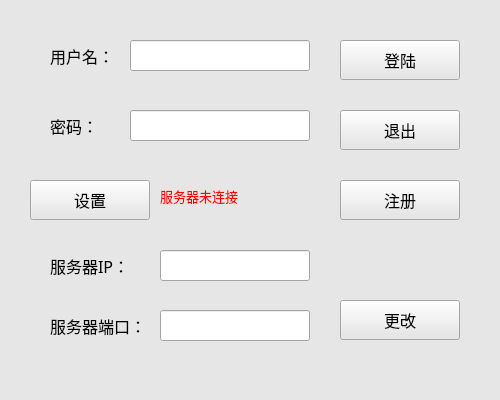
<?xml version="1.0" encoding="UTF-8"?>
<ui version="4.0">
 <class>login</class>
 <widget class="QWidget" name="login">
  <property name="geometry">
   <rect>
    <x>0</x>
    <y>0</y>
    <width>500</width>
    <height>400</height>
   </rect>
  </property>
  <property name="palette">
   <palette>
    <active>
     <colorrole role="WindowText">
      <brush brushstyle="SolidPattern">
       <color alpha="255">
        <red>0</red>
        <green>0</green>
        <blue>0</blue>
       </color>
      </brush>
     </colorrole>
     <colorrole role="Button">
      <brush brushstyle="SolidPattern">
       <color alpha="255">
        <red>230</red>
        <green>230</green>
        <blue>230</blue>
       </color>
      </brush>
     </colorrole>
     <colorrole role="Light">
      <brush brushstyle="SolidPattern">
       <color alpha="255">
        <red>255</red>
        <green>255</green>
        <blue>255</blue>
       </color>
      </brush>
     </colorrole>
     <colorrole role="Midlight">
      <brush brushstyle="SolidPattern">
       <color alpha="255">
        <red>242</red>
        <green>242</green>
        <blue>242</blue>
       </color>
      </brush>
     </colorrole>
     <colorrole role="Dark">
      <brush brushstyle="SolidPattern">
       <color alpha="255">
        <red>115</red>
        <green>115</green>
        <blue>115</blue>
       </color>
      </brush>
     </colorrole>
     <colorrole role="Mid">
      <brush brushstyle="SolidPattern">
       <color alpha="255">
        <red>153</red>
        <green>153</green>
        <blue>153</blue>
       </color>
      </brush>
     </colorrole>
     <colorrole role="Text">
      <brush brushstyle="SolidPattern">
       <color alpha="255">
        <red>0</red>
        <green>0</green>
        <blue>0</blue>
       </color>
      </brush>
     </colorrole>
     <colorrole role="BrightText">
      <brush brushstyle="SolidPattern">
       <color alpha="255">
        <red>255</red>
        <green>255</green>
        <blue>255</blue>
       </color>
      </brush>
     </colorrole>
     <colorrole role="ButtonText">
      <brush brushstyle="SolidPattern">
       <color alpha="255">
        <red>0</red>
        <green>0</green>
        <blue>0</blue>
       </color>
      </brush>
     </colorrole>
     <colorrole role="Base">
      <brush brushstyle="SolidPattern">
       <color alpha="255">
        <red>255</red>
        <green>255</green>
        <blue>255</blue>
       </color>
      </brush>
     </colorrole>
     <colorrole role="Window">
      <brush brushstyle="SolidPattern">
       <color alpha="255">
        <red>230</red>
        <green>230</green>
        <blue>230</blue>
       </color>
      </brush>
     </colorrole>
     <colorrole role="Shadow">
      <brush brushstyle="SolidPattern">
       <color alpha="255">
        <red>0</red>
        <green>0</green>
        <blue>0</blue>
       </color>
      </brush>
     </colorrole>
     <colorrole role="AlternateBase">
      <brush brushstyle="SolidPattern">
       <color alpha="255">
        <red>242</red>
        <green>242</green>
        <blue>242</blue>
       </color>
      </brush>
     </colorrole>
     <colorrole role="ToolTipBase">
      <brush brushstyle="SolidPattern">
       <color alpha="255">
        <red>255</red>
        <green>255</green>
        <blue>220</blue>
       </color>
      </brush>
     </colorrole>
     <colorrole role="ToolTipText">
      <brush brushstyle="SolidPattern">
       <color alpha="255">
        <red>0</red>
        <green>0</green>
        <blue>0</blue>
       </color>
      </brush>
     </colorrole>
     <colorrole role="PlaceholderText">
      <brush brushstyle="SolidPattern">
       <color alpha="128">
        <red>0</red>
        <green>0</green>
        <blue>0</blue>
       </color>
      </brush>
     </colorrole>
    </active>
    <inactive>
     <colorrole role="WindowText">
      <brush brushstyle="SolidPattern">
       <color alpha="255">
        <red>0</red>
        <green>0</green>
        <blue>0</blue>
       </color>
      </brush>
     </colorrole>
     <colorrole role="Button">
      <brush brushstyle="SolidPattern">
       <color alpha="255">
        <red>230</red>
        <green>230</green>
        <blue>230</blue>
       </color>
      </brush>
     </colorrole>
     <colorrole role="Light">
      <brush brushstyle="SolidPattern">
       <color alpha="255">
        <red>255</red>
        <green>255</green>
        <blue>255</blue>
       </color>
      </brush>
     </colorrole>
     <colorrole role="Midlight">
      <brush brushstyle="SolidPattern">
       <color alpha="255">
        <red>242</red>
        <green>242</green>
        <blue>242</blue>
       </color>
      </brush>
     </colorrole>
     <colorrole role="Dark">
      <brush brushstyle="SolidPattern">
       <color alpha="255">
        <red>115</red>
        <green>115</green>
        <blue>115</blue>
       </color>
      </brush>
     </colorrole>
     <colorrole role="Mid">
      <brush brushstyle="SolidPattern">
       <color alpha="255">
        <red>153</red>
        <green>153</green>
        <blue>153</blue>
       </color>
      </brush>
     </colorrole>
     <colorrole role="Text">
      <brush brushstyle="SolidPattern">
       <color alpha="255">
        <red>0</red>
        <green>0</green>
        <blue>0</blue>
       </color>
      </brush>
     </colorrole>
     <colorrole role="BrightText">
      <brush brushstyle="SolidPattern">
       <color alpha="255">
        <red>255</red>
        <green>255</green>
        <blue>255</blue>
       </color>
      </brush>
     </colorrole>
     <colorrole role="ButtonText">
      <brush brushstyle="SolidPattern">
       <color alpha="255">
        <red>0</red>
        <green>0</green>
        <blue>0</blue>
       </color>
      </brush>
     </colorrole>
     <colorrole role="Base">
      <brush brushstyle="SolidPattern">
       <color alpha="255">
        <red>255</red>
        <green>255</green>
        <blue>255</blue>
       </color>
      </brush>
     </colorrole>
     <colorrole role="Window">
      <brush brushstyle="SolidPattern">
       <color alpha="255">
        <red>230</red>
        <green>230</green>
        <blue>230</blue>
       </color>
      </brush>
     </colorrole>
     <colorrole role="Shadow">
      <brush brushstyle="SolidPattern">
       <color alpha="255">
        <red>0</red>
        <green>0</green>
        <blue>0</blue>
       </color>
      </brush>
     </colorrole>
     <colorrole role="AlternateBase">
      <brush brushstyle="SolidPattern">
       <color alpha="255">
        <red>242</red>
        <green>242</green>
        <blue>242</blue>
       </color>
      </brush>
     </colorrole>
     <colorrole role="ToolTipBase">
      <brush brushstyle="SolidPattern">
       <color alpha="255">
        <red>255</red>
        <green>255</green>
        <blue>220</blue>
       </color>
      </brush>
     </colorrole>
     <colorrole role="ToolTipText">
      <brush brushstyle="SolidPattern">
       <color alpha="255">
        <red>0</red>
        <green>0</green>
        <blue>0</blue>
       </color>
      </brush>
     </colorrole>
     <colorrole role="PlaceholderText">
      <brush brushstyle="SolidPattern">
       <color alpha="128">
        <red>0</red>
        <green>0</green>
        <blue>0</blue>
       </color>
      </brush>
     </colorrole>
    </inactive>
    <disabled>
     <colorrole role="WindowText">
      <brush brushstyle="SolidPattern">
       <color alpha="255">
        <red>115</red>
        <green>115</green>
        <blue>115</blue>
       </color>
      </brush>
     </colorrole>
     <colorrole role="Button">
      <brush brushstyle="SolidPattern">
       <color alpha="255">
        <red>230</red>
        <green>230</green>
        <blue>230</blue>
       </color>
      </brush>
     </colorrole>
     <colorrole role="Light">
      <brush brushstyle="SolidPattern">
       <color alpha="255">
        <red>255</red>
        <green>255</green>
        <blue>255</blue>
       </color>
      </brush>
     </colorrole>
     <colorrole role="Midlight">
      <brush brushstyle="SolidPattern">
       <color alpha="255">
        <red>242</red>
        <green>242</green>
        <blue>242</blue>
       </color>
      </brush>
     </colorrole>
     <colorrole role="Dark">
      <brush brushstyle="SolidPattern">
       <color alpha="255">
        <red>115</red>
        <green>115</green>
        <blue>115</blue>
       </color>
      </brush>
     </colorrole>
     <colorrole role="Mid">
      <brush brushstyle="SolidPattern">
       <color alpha="255">
        <red>153</red>
        <green>153</green>
        <blue>153</blue>
       </color>
      </brush>
     </colorrole>
     <colorrole role="Text">
      <brush brushstyle="SolidPattern">
       <color alpha="255">
        <red>115</red>
        <green>115</green>
        <blue>115</blue>
       </color>
      </brush>
     </colorrole>
     <colorrole role="BrightText">
      <brush brushstyle="SolidPattern">
       <color alpha="255">
        <red>255</red>
        <green>255</green>
        <blue>255</blue>
       </color>
      </brush>
     </colorrole>
     <colorrole role="ButtonText">
      <brush brushstyle="SolidPattern">
       <color alpha="255">
        <red>115</red>
        <green>115</green>
        <blue>115</blue>
       </color>
      </brush>
     </colorrole>
     <colorrole role="Base">
      <brush brushstyle="SolidPattern">
       <color alpha="255">
        <red>230</red>
        <green>230</green>
        <blue>230</blue>
       </color>
      </brush>
     </colorrole>
     <colorrole role="Window">
      <brush brushstyle="SolidPattern">
       <color alpha="255">
        <red>230</red>
        <green>230</green>
        <blue>230</blue>
       </color>
      </brush>
     </colorrole>
     <colorrole role="Shadow">
      <brush brushstyle="SolidPattern">
       <color alpha="255">
        <red>0</red>
        <green>0</green>
        <blue>0</blue>
       </color>
      </brush>
     </colorrole>
     <colorrole role="AlternateBase">
      <brush brushstyle="SolidPattern">
       <color alpha="255">
        <red>230</red>
        <green>230</green>
        <blue>230</blue>
       </color>
      </brush>
     </colorrole>
     <colorrole role="ToolTipBase">
      <brush brushstyle="SolidPattern">
       <color alpha="255">
        <red>255</red>
        <green>255</green>
        <blue>220</blue>
       </color>
      </brush>
     </colorrole>
     <colorrole role="ToolTipText">
      <brush brushstyle="SolidPattern">
       <color alpha="255">
        <red>0</red>
        <green>0</green>
        <blue>0</blue>
       </color>
      </brush>
     </colorrole>
     <colorrole role="PlaceholderText">
      <brush brushstyle="SolidPattern">
       <color alpha="128">
        <red>0</red>
        <green>0</green>
        <blue>0</blue>
       </color>
      </brush>
     </colorrole>
    </disabled>
   </palette>
  </property>
  <property name="windowTitle">
   <string>login</string>
  </property>
  <widget class="QPushButton" name="loginButton">
   <property name="geometry">
    <rect>
     <x>340</x>
     <y>40</y>
     <width>120</width>
     <height>40</height>
    </rect>
   </property>
   <property name="font">
    <font>
     <family>Agency FB</family>
     <pointsize>12</pointsize>
    </font>
   </property>
   <property name="text">
    <string>登陆</string>
   </property>
  </widget>
  <widget class="QLineEdit" name="userLineEdit">
   <property name="geometry">
    <rect>
     <x>130</x>
     <y>40</y>
     <width>180</width>
     <height>31</height>
    </rect>
   </property>
  </widget>
  <widget class="QLineEdit" name="passwordLineEdit">
   <property name="geometry">
    <rect>
     <x>130</x>
     <y>110</y>
     <width>180</width>
     <height>31</height>
    </rect>
   </property>
  </widget>
  <widget class="QLabel" name="userLabel">
   <property name="geometry">
    <rect>
     <x>50</x>
     <y>40</y>
     <width>71</width>
     <height>31</height>
    </rect>
   </property>
   <property name="font">
    <font>
     <family>Agency FB</family>
     <pointsize>12</pointsize>
    </font>
   </property>
   <property name="text">
    <string>用户名：</string>
   </property>
  </widget>
  <widget class="QLabel" name="passwordLabel">
   <property name="geometry">
    <rect>
     <x>50</x>
     <y>110</y>
     <width>51</width>
     <height>31</height>
    </rect>
   </property>
   <property name="font">
    <font>
     <family>Agency FB</family>
     <pointsize>12</pointsize>
    </font>
   </property>
   <property name="text">
    <string>密码：</string>
   </property>
  </widget>
  <widget class="QPushButton" name="exitButton">
   <property name="geometry">
    <rect>
     <x>340</x>
     <y>110</y>
     <width>120</width>
     <height>40</height>
    </rect>
   </property>
   <property name="font">
    <font>
     <family>Agency FB</family>
     <pointsize>12</pointsize>
    </font>
   </property>
   <property name="text">
    <string>退出</string>
   </property>
  </widget>
  <widget class="QPushButton" name="showSettingButton">
   <property name="geometry">
    <rect>
     <x>30</x>
     <y>180</y>
     <width>120</width>
     <height>40</height>
    </rect>
   </property>
   <property name="font">
    <font>
     <family>Agency FB</family>
     <pointsize>12</pointsize>
    </font>
   </property>
   <property name="text">
    <string>设置</string>
   </property>
  </widget>
  <widget class="QLineEdit" name="serveripLineEdit">
   <property name="geometry">
    <rect>
     <x>160</x>
     <y>250</y>
     <width>150</width>
     <height>31</height>
    </rect>
   </property>
  </widget>
  <widget class="QLineEdit" name="serverPortLineEdit">
   <property name="geometry">
    <rect>
     <x>160</x>
     <y>310</y>
     <width>150</width>
     <height>31</height>
    </rect>
   </property>
  </widget>
  <widget class="QLabel" name="serverIpLabel">
   <property name="geometry">
    <rect>
     <x>50</x>
     <y>250</y>
     <width>81</width>
     <height>31</height>
    </rect>
   </property>
   <property name="font">
    <font>
     <family>Agency FB</family>
     <pointsize>12</pointsize>
    </font>
   </property>
   <property name="text">
    <string>服务器IP：</string>
   </property>
  </widget>
  <widget class="QLabel" name="serverPortLabel">
   <property name="geometry">
    <rect>
     <x>50</x>
     <y>310</y>
     <width>121</width>
     <height>31</height>
    </rect>
   </property>
   <property name="font">
    <font>
     <family>Agency FB</family>
     <pointsize>12</pointsize>
    </font>
   </property>
   <property name="text">
    <string>服务器端口：</string>
   </property>
  </widget>
  <widget class="QPushButton" name="changeSettingButton">
   <property name="geometry">
    <rect>
     <x>340</x>
     <y>300</y>
     <width>120</width>
     <height>40</height>
    </rect>
   </property>
   <property name="font">
    <font>
     <family>Agency FB</family>
     <pointsize>12</pointsize>
    </font>
   </property>
   <property name="text">
    <string>更改</string>
   </property>
  </widget>
  <widget class="QLabel" name="statusLabel">
   <property name="geometry">
    <rect>
     <x>160</x>
     <y>180</y>
     <width>181</width>
     <height>31</height>
    </rect>
   </property>
   <property name="font">
    <font>
     <family>Agency FB</family>
     <pointsize>10</pointsize>
    </font>
   </property>
   <property name="styleSheet">
    <string notr="true">color: rgb(255, 0, 0);</string>
   </property>
   <property name="text">
    <string>服务器未连接</string>
   </property>
  </widget>
  <widget class="QPushButton" name="logonButton">
   <property name="geometry">
    <rect>
     <x>340</x>
     <y>180</y>
     <width>120</width>
     <height>40</height>
    </rect>
   </property>
   <property name="font">
    <font>
     <family>Agency FB</family>
     <pointsize>12</pointsize>
    </font>
   </property>
   <property name="text">
    <string>注册</string>
   </property>
  </widget>
 </widget>
 <resources/>
 <connections>
  <connection>
   <sender>exitButton</sender>
   <signal>clicked()</signal>
   <receiver>login</receiver>
   <slot>close()</slot>
   <hints>
    <hint type="sourcelabel">
     <x>432</x>
     <y>226</y>
    </hint>
    <hint type="destinationlabel">
     <x>457</x>
     <y>255</y>
    </hint>
   </hints>
  </connection>
 </connections>
</ui>
